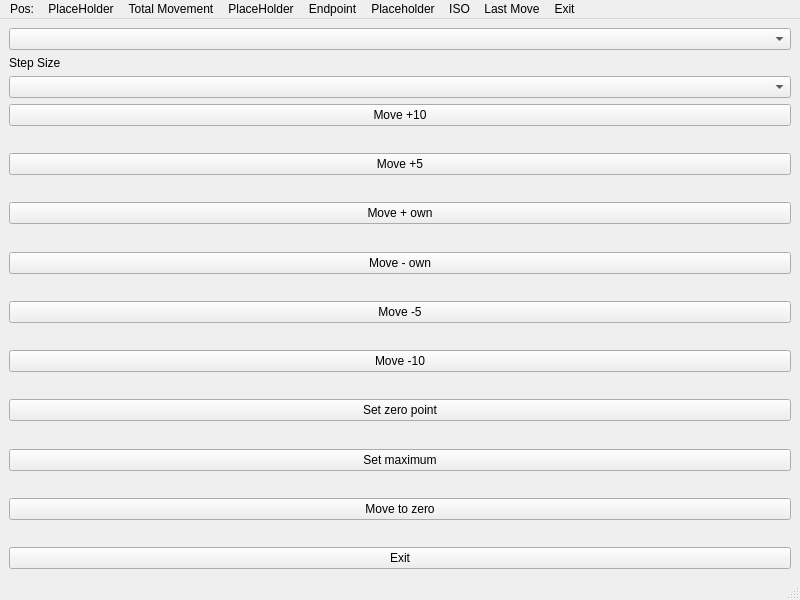
<?xml version="1.0" encoding="UTF-8"?>
<ui version="4.0">
 <class>Endstop_window</class>
 <widget class="QMainWindow" name="Endstop_window">
  <property name="geometry">
   <rect>
    <x>0</x>
    <y>0</y>
    <width>800</width>
    <height>600</height>
   </rect>
  </property>
  <property name="windowTitle">
   <string>MainWindow</string>
  </property>
  <widget class="QWidget" name="centralwidget">
   <layout class="QGridLayout" name="gridLayout_2">
    <item row="0" column="0">
     <layout class="QGridLayout" name="gridLayout"/>
    </item>
    <item row="0" column="1">
     <layout class="QVBoxLayout" name="verticalLayout">
      <item>
       <widget class="QComboBox" name="combobox_motor"/>
      </item>
      <item>
       <widget class="QLabel" name="label">
        <property name="text">
         <string>Step Size </string>
        </property>
       </widget>
      </item>
      <item>
       <widget class="QComboBox" name="combobox_step_size"/>
      </item>
      <item>
       <widget class="QPushButton" name="move_10">
        <property name="text">
         <string>Move +10</string>
        </property>
       </widget>
      </item>
      <item>
       <spacer name="verticalSpacer">
        <property name="orientation">
         <enum>Qt::Vertical</enum>
        </property>
        <property name="sizeHint" stdset="0">
         <size>
          <width>20</width>
          <height>40</height>
         </size>
        </property>
       </spacer>
      </item>
      <item>
       <widget class="QPushButton" name="move_5">
        <property name="text">
         <string>Move +5</string>
        </property>
       </widget>
      </item>
      <item>
       <spacer name="verticalSpacer_2">
        <property name="orientation">
         <enum>Qt::Vertical</enum>
        </property>
        <property name="sizeHint" stdset="0">
         <size>
          <width>20</width>
          <height>40</height>
         </size>
        </property>
       </spacer>
      </item>
      <item>
       <widget class="QPushButton" name="move_own">
        <property name="text">
         <string>Move + own</string>
        </property>
       </widget>
      </item>
      <item>
       <spacer name="verticalSpacer_3">
        <property name="orientation">
         <enum>Qt::Vertical</enum>
        </property>
        <property name="sizeHint" stdset="0">
         <size>
          <width>20</width>
          <height>40</height>
         </size>
        </property>
       </spacer>
      </item>
      <item>
       <widget class="QPushButton" name="move__own">
        <property name="text">
         <string>Move - own</string>
        </property>
       </widget>
      </item>
      <item>
       <spacer name="verticalSpacer_4">
        <property name="orientation">
         <enum>Qt::Vertical</enum>
        </property>
        <property name="sizeHint" stdset="0">
         <size>
          <width>20</width>
          <height>40</height>
         </size>
        </property>
       </spacer>
      </item>
      <item>
       <widget class="QPushButton" name="move__5">
        <property name="text">
         <string>Move -5</string>
        </property>
       </widget>
      </item>
      <item>
       <spacer name="verticalSpacer_5">
        <property name="orientation">
         <enum>Qt::Vertical</enum>
        </property>
        <property name="sizeHint" stdset="0">
         <size>
          <width>20</width>
          <height>40</height>
         </size>
        </property>
       </spacer>
      </item>
      <item>
       <widget class="QPushButton" name="move__10">
        <property name="text">
         <string>Move -10</string>
        </property>
       </widget>
      </item>
      <item>
       <spacer name="verticalSpacer_6">
        <property name="orientation">
         <enum>Qt::Vertical</enum>
        </property>
        <property name="sizeHint" stdset="0">
         <size>
          <width>20</width>
          <height>40</height>
         </size>
        </property>
       </spacer>
      </item>
      <item>
       <widget class="QPushButton" name="set_zero">
        <property name="text">
         <string>Set zero point</string>
        </property>
       </widget>
      </item>
      <item>
       <spacer name="verticalSpacer_7">
        <property name="orientation">
         <enum>Qt::Vertical</enum>
        </property>
        <property name="sizeHint" stdset="0">
         <size>
          <width>20</width>
          <height>40</height>
         </size>
        </property>
       </spacer>
      </item>
      <item>
       <widget class="QPushButton" name="set_max">
        <property name="text">
         <string>Set maximum</string>
        </property>
       </widget>
      </item>
      <item>
       <spacer name="verticalSpacer_8">
        <property name="orientation">
         <enum>Qt::Vertical</enum>
        </property>
        <property name="sizeHint" stdset="0">
         <size>
          <width>20</width>
          <height>40</height>
         </size>
        </property>
       </spacer>
      </item>
      <item>
       <widget class="QPushButton" name="pushButton_move_zero">
        <property name="text">
         <string>Move to zero</string>
        </property>
       </widget>
      </item>
      <item>
       <spacer name="verticalSpacer_9">
        <property name="orientation">
         <enum>Qt::Vertical</enum>
        </property>
        <property name="sizeHint" stdset="0">
         <size>
          <width>20</width>
          <height>40</height>
         </size>
        </property>
       </spacer>
      </item>
      <item>
       <widget class="QPushButton" name="pushbutton_exit">
        <property name="text">
         <string>Exit</string>
        </property>
       </widget>
      </item>
     </layout>
    </item>
   </layout>
  </widget>
  <widget class="QMenuBar" name="menubar">
   <property name="geometry">
    <rect>
     <x>0</x>
     <y>0</y>
     <width>800</width>
     <height>22</height>
    </rect>
   </property>
   <widget class="QMenu" name="menuPos">
    <property name="title">
     <string>Pos:</string>
    </property>
   </widget>
   <widget class="QMenu" name="menu_pos_placeholder">
    <property name="title">
     <string>PlaceHolder</string>
    </property>
   </widget>
   <widget class="QMenu" name="menuTotal_Movement">
    <property name="title">
     <string>Total Movement</string>
    </property>
   </widget>
   <widget class="QMenu" name="menu_total_move">
    <property name="title">
     <string>PlaceHolder</string>
    </property>
   </widget>
   <widget class="QMenu" name="menuEndpoint">
    <property name="title">
     <string>Endpoint</string>
    </property>
   </widget>
   <widget class="QMenu" name="menuendpoint_placeholder">
    <property name="title">
     <string>Placeholder</string>
    </property>
   </widget>
   <widget class="QMenu" name="menuISO">
    <property name="title">
     <string>ISO</string>
    </property>
   </widget>
   <widget class="QMenu" name="menuLast_Move">
    <property name="title">
     <string>Last Move</string>
    </property>
   </widget>
   <widget class="QMenu" name="menuExit">
    <property name="title">
     <string>Exit</string>
    </property>
   </widget>
   <addaction name="menuPos"/>
   <addaction name="menu_pos_placeholder"/>
   <addaction name="menuTotal_Movement"/>
   <addaction name="menu_total_move"/>
   <addaction name="menuEndpoint"/>
   <addaction name="menuendpoint_placeholder"/>
   <addaction name="menuISO"/>
   <addaction name="menuLast_Move"/>
   <addaction name="menuExit"/>
  </widget>
  <widget class="QStatusBar" name="statusbar"/>
  <action name="ISO_opt1">
   <property name="text">
    <string>Trial</string>
   </property>
  </action>
 </widget>
 <resources/>
 <connections/>
</ui>
